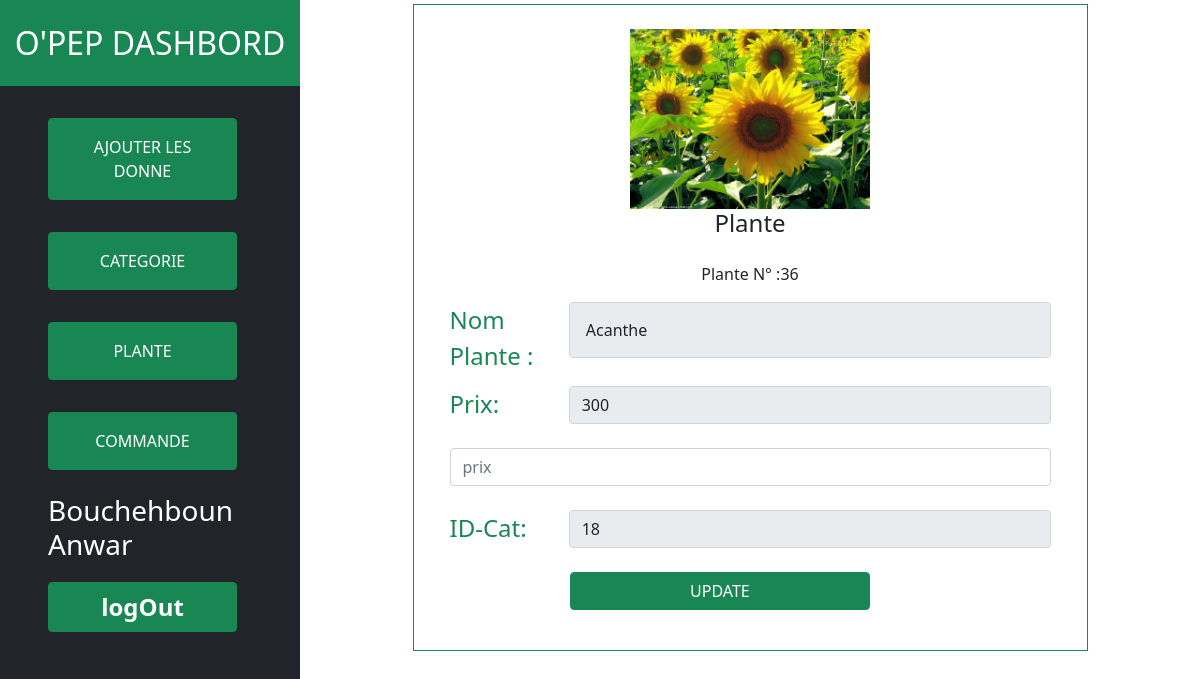
Page /assest/updatePlante.php?updatee=36 (signed in) on the committed database.
### tables this page shows
CREATE TABLE `plantes` (
  `idplante` int(11) NOT NULL,
  `nomplante` varchar(200) NOT NULL,
  `image` varchar(255) NOT NULL,
  `prix` decimal(10,0) NOT NULL,
  `idcat` int(11) NOT NULL
);

### assest/updatePlante.php (the view, shortened to what this page needs)
<?php
include './sidbar.php';
include './cnx.php';
$nomplant = "";
$img = "";
$prix = "";
$idcat = "";
$id = isset($_GET['updatee']) ? $_GET['updatee'] : null;
if ($id !== null) {
    $req = "SELECT p.* FROM plantes p WHERE p.idplante ='$id' ";
    $res = mysqli_query($cnx, $req);
    if ($res) {
        if (mysqli_num_rows($res) > 0) {
            $row = mysqli_fetch_assoc($res);
            $nomplant = $row['nomplante'];
            $img = $row['image'];
            $prix = $row['prix'];
            $idcat = $row['idcat'];
        }
    }
}
?>
<div class="container w-75 border border-success my-1">
<form class="w-100 border-light p-4" action="" method="post" >
<img src="../img/<?php echo $img; ?>" class="   " style="width:40%;margin-left: 30%;">
<p class="h4 mb-4 text-center">Plante </p>
<p class="text-center" name="id">Plante N° :<?php echo $id ?> </p>
<div class="d-flex">
<label class=" w-25 text-success fs-4 mb-2">Nom Plante : </label>
<input type="text" id="Nom" class="form-control mb-4" name="nomplante"  placeholder="Nom Plante" value="<?php echo $nomplant; ?>" disabled required>
</div>
<div class="d-flex mt-1">
<label class=" w-25 text-success fs-4 mb-2"> Prix:</label>
<input type="text" id="prix" class="form-control mb-4" name="prix" placeholder="prix" value="<?php echo $prix; ?>" disabled required>
</div>
<input type="text" id="prix" class="form-control mb-4" name="prixnew" placeholder="prix"  required>
<div class="d-flex">
<label class=" w-25 text-success fs-4 mb-2"> ID-Cat:</label>
<input type="text" id="idcat" class="form-control mb-4" name="cat" placeholder="categorie" value="<?php echo $idcat; ?>" disabled required>
</div>
<input class="btn btn-success w-50   mb-3 btn-block" style="margin-left: 20%;" value="UPDATE" name="submit" type="submit"></input>
</form>
</div>
<?php include './footer.php'?>

### rows in the picture
plantes: image (picture), nomplante "Acanthe", prix "300", cat "18"

### other values in the picture
$msg "Bouchehboun Anwar"
$id "36"
